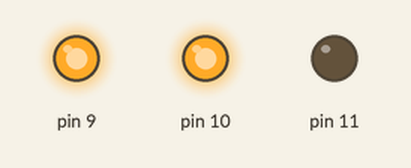
A sketch run on a simulated Arduino Uno, built with avr-gcc and run on an emulated ATmega328P. Parts: output pins drawn as LEDs (lit = HIGH).

Above: at 0.5 s.
At 1.5 s:
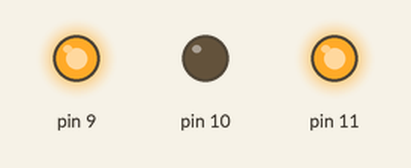
At 5.5 s:
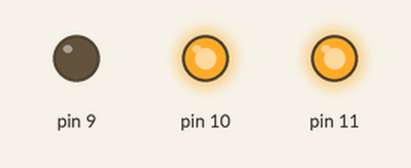
Timing chart, 0 to 6.9 s (numbered marks = the images above):
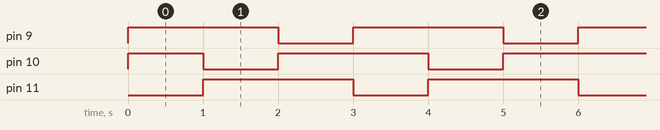

The sketch:

10_16520256_02b.ino
```cpp
void setup()
{
    pinMode(9, OUTPUT);
    pinMode(10, OUTPUT);
    pinMode(11, OUTPUT);
}

void loop()
{
    digitalWrite(9, HIGH);
    digitalWrite(10, HIGH);
    delay(1000);
    digitalWrite(10, LOW);
    digitalWrite(11, HIGH);
    delay(1000);
    digitalWrite(9, LOW);
    digitalWrite(10, HIGH);
    delay(1000);
    digitalWrite(11, LOW);
}
```

Measured:
- by itself, pin 9, pin 11: alternates HIGH for 2.0 s and LOW for 1.0 s
- by itself, pin 10: repeats every 3.0 s: LOW 1.0 s, HIGH 2.0 s
- by itself, everything shown: repeats every 3.0 s, in 4 steps
